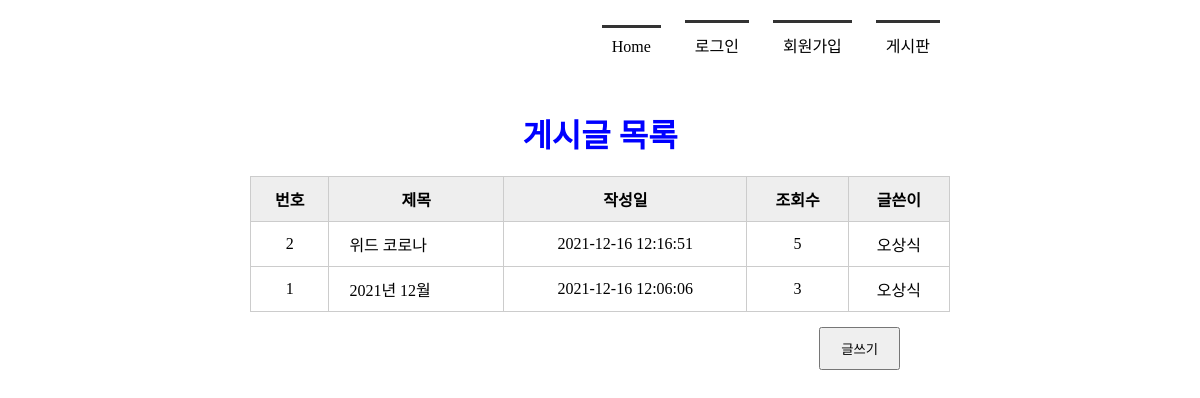
Page /boardlist/ on the committed database.
### tables this page shows
CREATE TABLE board(
        bno INTEGER PRIMARY KEY AUTOINCREMENT,
        title TEXT NOT NULL,
        content TEXT NOT NULL,
        create_date TIMESTAMP DATE DEFAULT (datetime('now', 'localtime')),
        hit INTEGER,
        mid CHAR(5) NOT NULL,
        FOREIGN KEY(mid) REFERENCES member(mid) ON DELETE CASCADE
    );

### app.py (the view)
@app.route('/boardlist/')
def boardlist():
    conn = getconn()
    cur = conn.cursor()
    sql = "SELECT * FROM board ORDER BY bno DESC"
    cur.execute(sql)
    rs = cur.fetchall()
    conn.close()
    return render_template('boardlist.html', rs=rs)

### app.py (called while the page is built)
def getconn():
    conn = sqlite3.connect('./memberdb.db')
    return conn

### templates/boardlist.html (shortened to what this page needs)
<!DOCTYPE html>
<html lang="ko">
<head>
    <link rel="stylesheet" href="{{ url_for('static', filename='css/style.css') }}">
</head>
<body>
    <div id="container">
        {% include 'navbar.html' %}
        <section>
            <h1>게시글 목록</h1>
            <table class="tbl_bo_list">
                <tr>
                    <th>번호</th>
                    <th>제목</th>
                    <th>작성일</th>
                    <th>조회수</th>
                    <th>글쓴이</th>
                </tr>
                {% for i in rs %}
                <tr>
                    <td>{{ i[0] }}</td>
                    <td><a href="{{ url_for('board_view', bno=i[0]) }}">{{ i[1] }}</a></td>
                    <td>{{ i[3] }}</td>
                    <td>{{ i[4] }}</td>
                    <td>{{ i[5] }}</td>
                </tr>
                {% endfor %}
            </table>
            <div class="btn_write">
                <input type="button" value="글쓰기" onclick="goWrite()">
            </div>
        </section>
    </div>
</body>
</html>

### static/css/style.css (style rules this page uses)
* { margin: 0; padding: 0 }
#container { width: 1000px; margin: 10px auto; }
section { text-align: center }
section h1 { font-size:2em; color:#00f; }
section table { width: 600px; margin: 0 auto; border-collapse: collapse; }
section h1 { margin-bottom: 20px; }
section table, th, td { border: 1px solid #ccc; padding: 10px; }
section table th { background-color: #eee; }
section table a { color: #000; }
section .tbl_bo_list { width: 700px; margin:0 auto; }
section .tbl_bo_list tr td:nth-child(2) { text-align: left; padding-left: 20px; }
section .tbl_bo_list a { text-decoration: none; color:#000; }
section .btn_write { text-align: right; margin: 15px 200px; }
section .btn_write input { padding: 10px 20px; }

### rows in the picture
board: bno "2", title "위드 코로나", create_date "2021-12-16 12:16:51", hit "5", mid "오상식"
board: bno "1", title "2021년 12월", create_date "2021-12-16 12:06:06", hit "3", mid "오상식"
